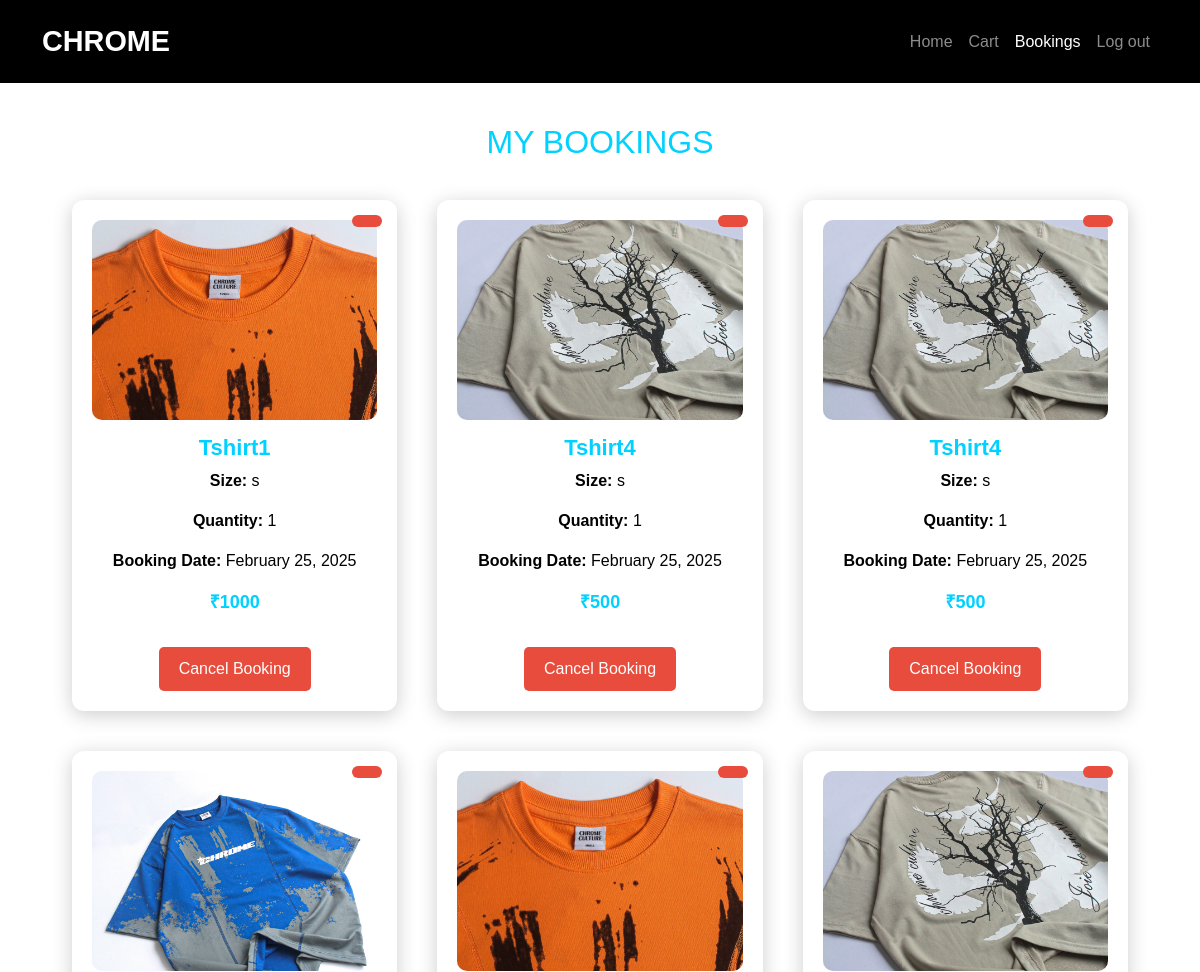
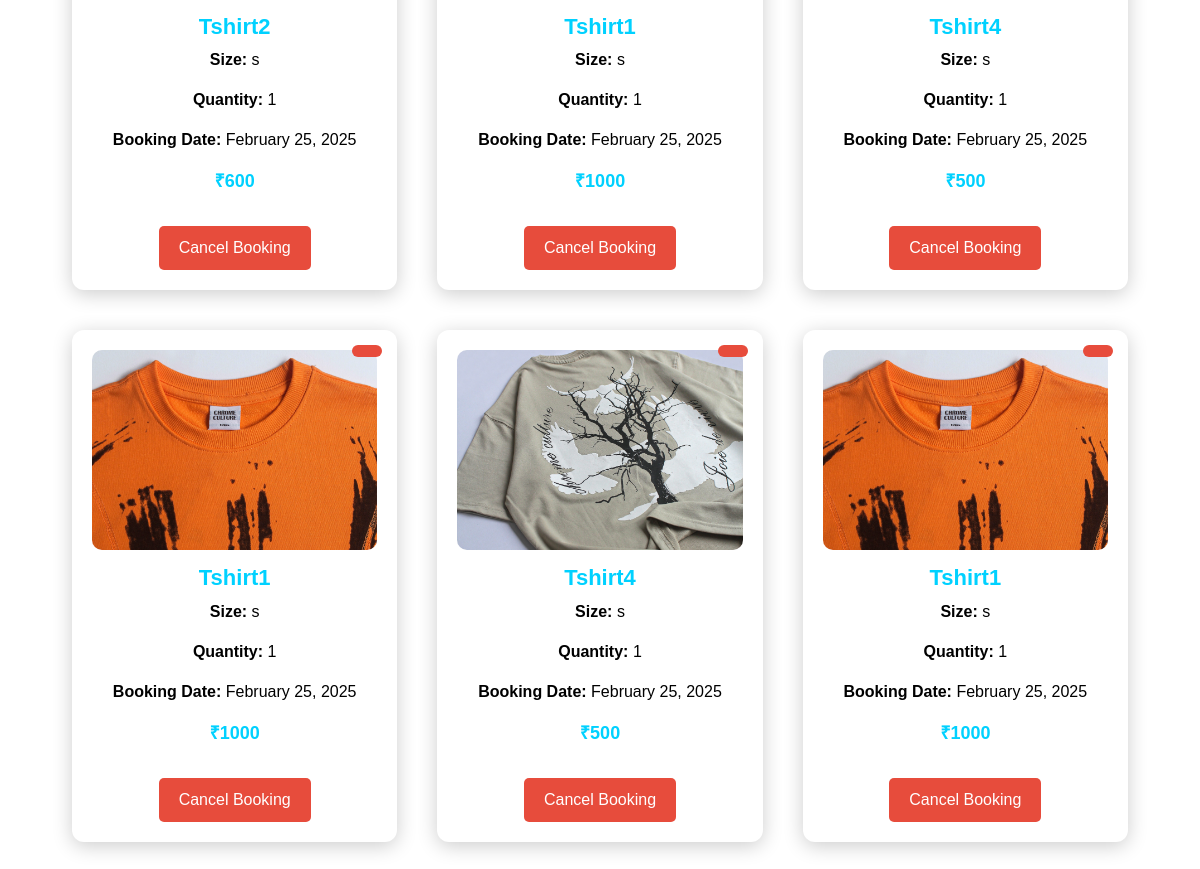
Page /user_bookings/ (signed in) on the earlier database version (2 pictures, top to bottom).
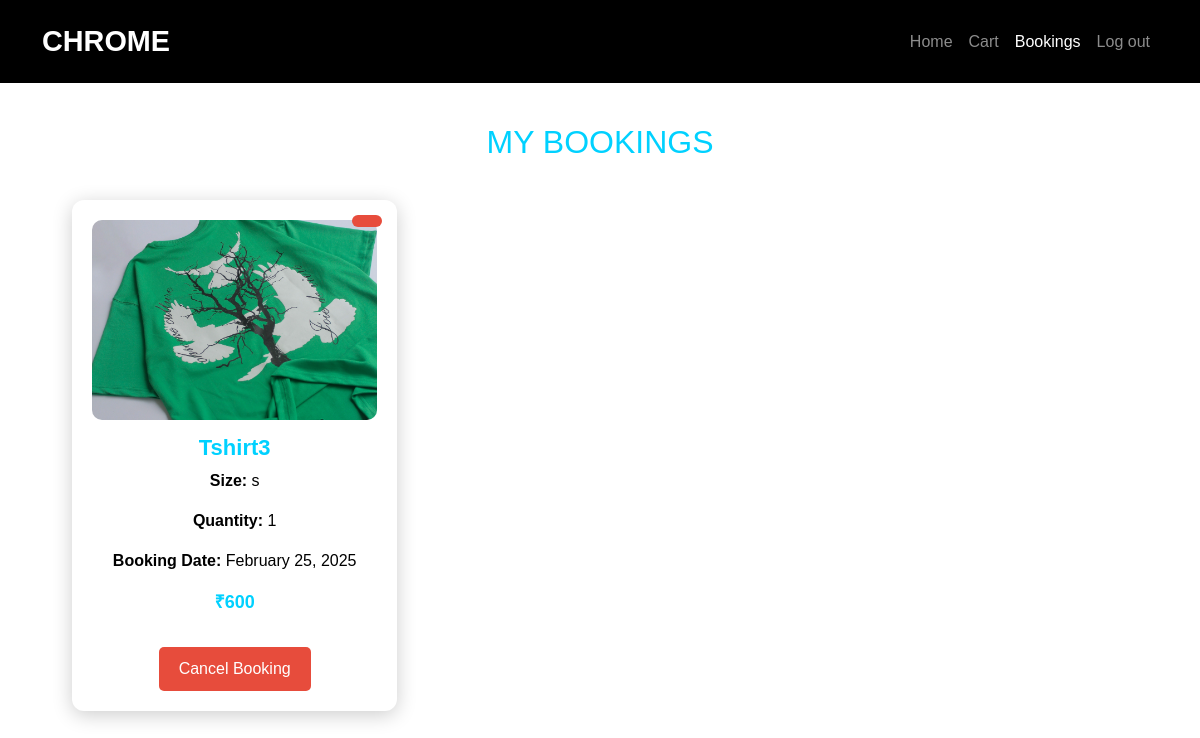
Same page on the later database version.
### app/models.py (models this page shows, shortened)
class Buy(models.Model):
    user=models.ForeignKey(User,on_delete=models.CASCADE)
    product=models.ForeignKey(Product,on_delete=models.CASCADE)
    price=models.IntegerField()
    date=models.DateField(auto_now_add=True)
    size = models.CharField(max_length=10, choices=[('S', 'Small'), ('M', 'Medium'), ('L', 'Large')], default='M')  # Default size is Medium
    quantity = models.PositiveIntegerField(default=1)  # Default quantity is 1
    status = models.CharField(max_length=50, choices=[('Pending', 'Pending'), ('Confirmed', 'Confirmed'), ('Cancelled', 'Cancelled')], default='Pending')
    order = models.ForeignKey(Order, on_delete=models.CASCADE, null=True, blank=True)

class Product(models.Model):
    pro_id=models.TextField()
    name=models.TextField()
    base_price=models.IntegerField()
    offer_price=models.IntegerField()
    img=models.FileField()
    dis=models.TextField()
    sizes = models.ManyToManyField(Size)  # Allow multiple size selection
    quantity = models.PositiveIntegerField(default=0)

### app/views.py (the view, shortened to what this page needs)
# urls.py: path('user_bookings/',views.user_bookings,name='user_bookings'),
def user_bookings(request):
    user = request.user  # Get the currently logged-in user
    bookings = Buy.objects.filter(user=user)
    return render(request, 'user/bookings.html', {'buy': bookings})

### templates/user/bookings.html (shortened to what this page needs)
<!DOCTYPE html>
<html lang="en">
<head>
    <link href="https://cdn.jsdelivr.net/npm/bootstrap@5.3.3/dist/css/bootstrap.min.css" rel="stylesheet">
</head>
<body>
    <nav class="navbar navbar-expand-lg navbar-dark">
        <div class="container-fluid">
            <a class="navbar-brand" href="/user_home">CHROME</a>
            <div class="collapse navbar-collapse">
                <ul class="navbar-nav ms-auto">
                    <li class="nav-item"><a class="nav-link" href="/user_home">Home</a></li>
                    <li class="nav-item"><a class="nav-link" href="/view_cart">Cart</a></li>
                    <li class="nav-item"><a class="nav-link active" href="/user_bookings">Bookings</a></li>
                    <li class="nav-item"><a class="nav-link" href="/chrome_logout" onclick="return confirmLogout()">Log out</a></li>
                </ul>
            </div>
        </div>
    </nav>
    <div class="container">
        <h1>My Bookings</h1>
        <div class="bookings-container">
            {% for buy in buy %}
            <div class="booking-card">
                <div class="status {% if buy.order.status == 'Pending' %}pending{% elif buy.order.status == 'Confirmed' %}confirmed{% else %}cancelled{% endif %}">
                </div>
                <img src="{{ buy.product.img.url }}" alt="{{ buy.product.name }}">
                <div class="booking-info">
                    <h5>{{ buy.product.name }}</h5>
                    <p><strong>Size:</strong> {{ buy.size }}</p>
                    <p><strong>Quantity:</strong> {{ buy.quantity }}</p>
                    <p><strong>Booking Date:</strong> {{ buy.date|date:"F j, Y" }}</p>
                    <p class="price">₹{{ buy.price }}</p>
                    <form method="POST" action="{% url 'cancel_booking' buy.id %}" id="cancel-form-{{ buy.id }}">
                        <button type="button" class="cancel-btn" onclick="confirmCancel({{ buy.id }})">Cancel Booking</button>
                    </form>
                </div>
            </div>
            {% empty %}
                <p class="text-center text-muted">You have no bookings yet.</p>
            {% endfor %}
        </div>
    </div>
</body>
</html>

Differences in the rows shown:
removed Buy: product.img (picture), product.name "Tshirt1", size "s", quantity "1", date "February 25, 2025", price "1000"
removed Buy: product.img (picture), product.name "Tshirt4", size "s", quantity "1", date "February 25, 2025", price "500"
removed Buy: product.img (picture), product.name "Tshirt4", size "s", quantity "1", date "February 25, 2025", price "500"
removed Buy: product.img (picture), product.name "Tshirt2", size "s", quantity "1", date "February 25, 2025", price "600"
removed Buy: product.img (picture), product.name "Tshirt1", size "s", quantity "1", date "February 25, 2025", price "1000"
removed Buy: product.img (picture), product.name "Tshirt4", size "s", quantity "1", date "February 25, 2025", price "500"
removed Buy: product.img (picture), product.name "Tshirt1", size "s", quantity "1", date "February 25, 2025", price "1000"
removed Buy: product.img (picture), product.name "Tshirt4", size "s", quantity "1", date "February 25, 2025", price "500"
removed Buy: product.img (picture), product.name "Tshirt1", size "s", quantity "1", date "February 25, 2025", price "1000"
added Buy: product.img (picture), product.name "Tshirt3", size "s", quantity "1", date "February 25, 2025", price "600"
